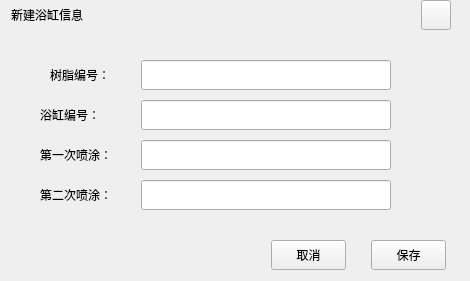
<?xml version="1.0" encoding="UTF-8"?>
<ui version="4.0">
 <class>ResinCosNew</class>
 <widget class="QWidget" name="ResinCosNew">
  <property name="geometry">
   <rect>
    <x>0</x>
    <y>0</y>
    <width>470</width>
    <height>281</height>
   </rect>
  </property>
  <property name="windowTitle">
   <string>Form</string>
  </property>
  <widget class="QLineEdit" name="BathTubID">
   <property name="geometry">
    <rect>
     <x>141</x>
     <y>100</y>
     <width>250</width>
     <height>30</height>
    </rect>
   </property>
  </widget>
  <widget class="QPushButton" name="CancleBtn">
   <property name="geometry">
    <rect>
     <x>271</x>
     <y>240</y>
     <width>75</width>
     <height>30</height>
    </rect>
   </property>
   <property name="text">
    <string>取消</string>
   </property>
  </widget>
  <widget class="QPushButton" name="SaveBtn">
   <property name="geometry">
    <rect>
     <x>371</x>
     <y>240</y>
     <width>75</width>
     <height>30</height>
    </rect>
   </property>
   <property name="text">
    <string>保存</string>
   </property>
  </widget>
  <widget class="QLabel" name="UserLab_3">
   <property name="geometry">
    <rect>
     <x>50</x>
     <y>60</y>
     <width>91</width>
     <height>30</height>
    </rect>
   </property>
   <property name="text">
    <string>树脂编号：</string>
   </property>
  </widget>
  <widget class="QLabel" name="InerLab">
   <property name="geometry">
    <rect>
     <x>51</x>
     <y>80</y>
     <width>401</width>
     <height>231</height>
    </rect>
   </property>
   <property name="styleSheet">
    <string notr="true"/>
   </property>
   <property name="text">
    <string/>
   </property>
  </widget>
  <widget class="QLineEdit" name="ResinID">
   <property name="geometry">
    <rect>
     <x>141</x>
     <y>60</y>
     <width>250</width>
     <height>30</height>
    </rect>
   </property>
  </widget>
  <widget class="QLabel" name="UserLab_2">
   <property name="geometry">
    <rect>
     <x>40</x>
     <y>140</y>
     <width>101</width>
     <height>30</height>
    </rect>
   </property>
   <property name="text">
    <string>第一次喷涂：</string>
   </property>
  </widget>
  <widget class="QLabel" name="label">
   <property name="geometry">
    <rect>
     <x>11</x>
     <y>0</y>
     <width>151</width>
     <height>30</height>
    </rect>
   </property>
   <property name="text">
    <string>新建浴缸信息</string>
   </property>
  </widget>
  <widget class="QLabel" name="TitleLab">
   <property name="geometry">
    <rect>
     <x>1</x>
     <y>10</y>
     <width>461</width>
     <height>31</height>
    </rect>
   </property>
   <property name="text">
    <string/>
   </property>
  </widget>
  <widget class="QLineEdit" name="First">
   <property name="geometry">
    <rect>
     <x>141</x>
     <y>140</y>
     <width>250</width>
     <height>30</height>
    </rect>
   </property>
  </widget>
  <widget class="QPushButton" name="CloseBtn">
   <property name="geometry">
    <rect>
     <x>421</x>
     <y>0</y>
     <width>30</width>
     <height>30</height>
    </rect>
   </property>
   <property name="text">
    <string/>
   </property>
  </widget>
  <widget class="QLabel" name="UserLab_1">
   <property name="geometry">
    <rect>
     <x>40</x>
     <y>100</y>
     <width>101</width>
     <height>30</height>
    </rect>
   </property>
   <property name="text">
    <string>浴缸编号：</string>
   </property>
  </widget>
  <widget class="QLineEdit" name="Second">
   <property name="geometry">
    <rect>
     <x>141</x>
     <y>180</y>
     <width>250</width>
     <height>30</height>
    </rect>
   </property>
  </widget>
  <widget class="QLabel" name="UserLab_4">
   <property name="geometry">
    <rect>
     <x>40</x>
     <y>180</y>
     <width>101</width>
     <height>30</height>
    </rect>
   </property>
   <property name="text">
    <string>第二次喷涂：</string>
   </property>
  </widget>
  <zorder>InerLab</zorder>
  <zorder>TitleLab</zorder>
  <zorder>BathTubID</zorder>
  <zorder>CancleBtn</zorder>
  <zorder>SaveBtn</zorder>
  <zorder>UserLab_3</zorder>
  <zorder>ResinID</zorder>
  <zorder>UserLab_2</zorder>
  <zorder>label</zorder>
  <zorder>First</zorder>
  <zorder>CloseBtn</zorder>
  <zorder>UserLab_1</zorder>
  <zorder>Second</zorder>
  <zorder>UserLab_4</zorder>
 </widget>
 <resources/>
 <connections/>
</ui>
